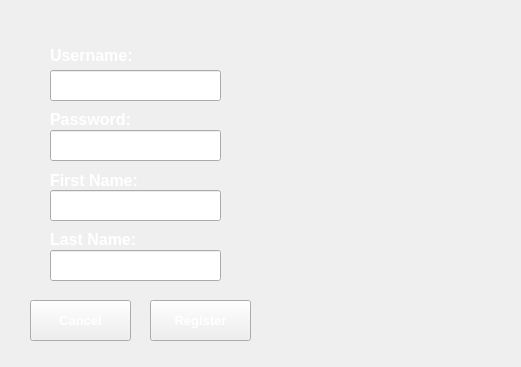
<?xml version="1.0" encoding="UTF-8"?>
<ui version="4.0">
 <class>regForm</class>
 <widget class="QWidget" name="regForm">
  <property name="geometry">
   <rect>
    <x>0</x>
    <y>0</y>
    <width>521</width>
    <height>367</height>
   </rect>
  </property>
  <property name="windowTitle">
   <string>Registration</string>
  </property>
  <property name="autoFillBackground">
   <bool>true</bool>
  </property>
  <property name="styleSheet">
   <string notr="true">background-image: url(:/newPrefix/BG.JPG);</string>
  </property>
  <widget class="QLineEdit" name="userLine">
   <property name="geometry">
    <rect>
     <x>50</x>
     <y>70</y>
     <width>171</width>
     <height>31</height>
    </rect>
   </property>
   <property name="font">
    <font>
     <pointsize>10</pointsize>
    </font>
   </property>
   <property name="styleSheet">
    <string notr="true">color: rgb(255, 255, 255);</string>
   </property>
  </widget>
  <widget class="QLineEdit" name="passLine">
   <property name="geometry">
    <rect>
     <x>50</x>
     <y>130</y>
     <width>171</width>
     <height>31</height>
    </rect>
   </property>
   <property name="font">
    <font>
     <pointsize>10</pointsize>
    </font>
   </property>
   <property name="styleSheet">
    <string notr="true">color: rgb(255, 255, 255);</string>
   </property>
  </widget>
  <widget class="QLineEdit" name="fnameLine">
   <property name="geometry">
    <rect>
     <x>50</x>
     <y>190</y>
     <width>171</width>
     <height>31</height>
    </rect>
   </property>
   <property name="font">
    <font>
     <pointsize>10</pointsize>
    </font>
   </property>
   <property name="styleSheet">
    <string notr="true">color: rgb(255, 255, 255);</string>
   </property>
  </widget>
  <widget class="QLineEdit" name="lnameLine">
   <property name="geometry">
    <rect>
     <x>50</x>
     <y>250</y>
     <width>171</width>
     <height>31</height>
    </rect>
   </property>
   <property name="font">
    <font>
     <pointsize>10</pointsize>
    </font>
   </property>
   <property name="styleSheet">
    <string notr="true">color: rgb(255, 255, 255);</string>
   </property>
  </widget>
  <widget class="QPushButton" name="registerButton">
   <property name="geometry">
    <rect>
     <x>150</x>
     <y>300</y>
     <width>101</width>
     <height>41</height>
    </rect>
   </property>
   <property name="font">
    <font>
     <pointsize>10</pointsize>
     <weight>75</weight>
     <bold>true</bold>
    </font>
   </property>
   <property name="styleSheet">
    <string notr="true">color: rgb(255, 255, 255);</string>
   </property>
   <property name="text">
    <string>Register</string>
   </property>
  </widget>
  <widget class="QPushButton" name="cancelButton">
   <property name="geometry">
    <rect>
     <x>30</x>
     <y>300</y>
     <width>101</width>
     <height>41</height>
    </rect>
   </property>
   <property name="font">
    <font>
     <pointsize>10</pointsize>
     <weight>75</weight>
     <bold>true</bold>
    </font>
   </property>
   <property name="styleSheet">
    <string notr="true">color: rgb(255, 255, 255);</string>
   </property>
   <property name="text">
    <string>Cancel</string>
   </property>
  </widget>
  <widget class="QLabel" name="userLabel">
   <property name="geometry">
    <rect>
     <x>50</x>
     <y>40</y>
     <width>91</width>
     <height>31</height>
    </rect>
   </property>
   <property name="font">
    <font>
     <pointsize>12</pointsize>
     <weight>75</weight>
     <bold>true</bold>
    </font>
   </property>
   <property name="text">
    <string>&lt;html&gt;&lt;head/&gt;&lt;body&gt;&lt;p&gt;&lt;span style=&quot; color:#ffffff;&quot;&gt;Username:&lt;/span&gt;&lt;/p&gt;&lt;/body&gt;&lt;/html&gt;</string>
   </property>
  </widget>
  <widget class="QLabel" name="passwordLabel">
   <property name="geometry">
    <rect>
     <x>50</x>
     <y>110</y>
     <width>91</width>
     <height>16</height>
    </rect>
   </property>
   <property name="font">
    <font>
     <pointsize>12</pointsize>
     <weight>75</weight>
     <bold>true</bold>
    </font>
   </property>
   <property name="text">
    <string>&lt;html&gt;&lt;head/&gt;&lt;body&gt;&lt;p&gt;&lt;span style=&quot; color:#ffffff;&quot;&gt;Password:&lt;/span&gt;&lt;/p&gt;&lt;/body&gt;&lt;/html&gt;</string>
   </property>
  </widget>
  <widget class="QLabel" name="fnameLabel">
   <property name="geometry">
    <rect>
     <x>50</x>
     <y>170</y>
     <width>101</width>
     <height>21</height>
    </rect>
   </property>
   <property name="font">
    <font>
     <pointsize>12</pointsize>
     <weight>75</weight>
     <bold>true</bold>
    </font>
   </property>
   <property name="text">
    <string>&lt;html&gt;&lt;head/&gt;&lt;body&gt;&lt;p&gt;&lt;span style=&quot; color:#ffffff;&quot;&gt;First Name:&lt;/span&gt;&lt;/p&gt;&lt;/body&gt;&lt;/html&gt;</string>
   </property>
  </widget>
  <widget class="QLabel" name="lnameLabel">
   <property name="geometry">
    <rect>
     <x>50</x>
     <y>230</y>
     <width>101</width>
     <height>16</height>
    </rect>
   </property>
   <property name="font">
    <font>
     <pointsize>12</pointsize>
     <weight>75</weight>
     <bold>true</bold>
    </font>
   </property>
   <property name="text">
    <string>&lt;html&gt;&lt;head/&gt;&lt;body&gt;&lt;p&gt;&lt;span style=&quot; color:#ffffff;&quot;&gt;Last Name:&lt;/span&gt;&lt;/p&gt;&lt;/body&gt;&lt;/html&gt;</string>
   </property>
  </widget>
 </widget>
 <resources>
  <include location="../BG/bgi.qrc"/>
 </resources>
 <connections/>
</ui>
